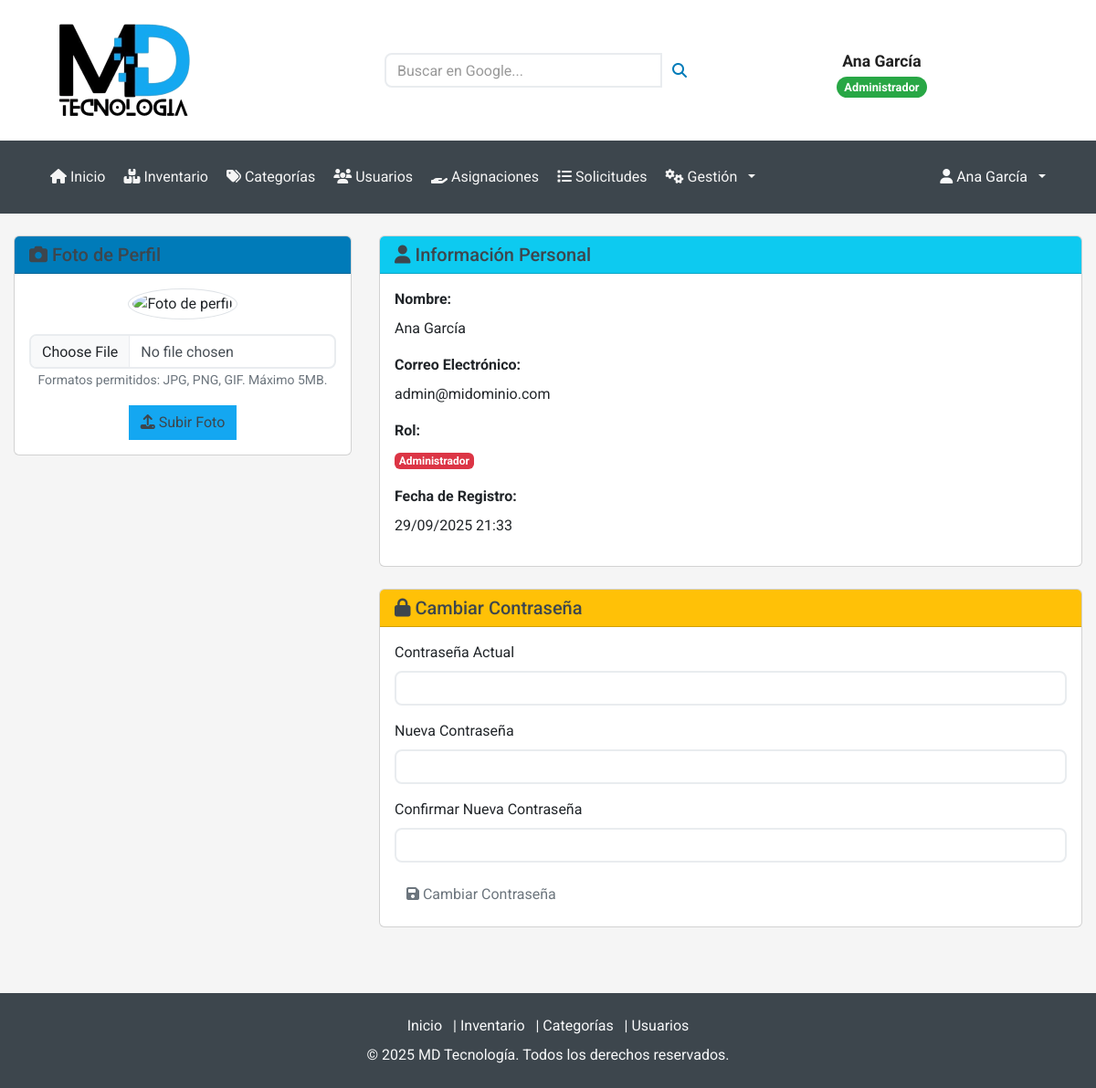
The app's page /Usuario/Perfil.php (signed in), older data.
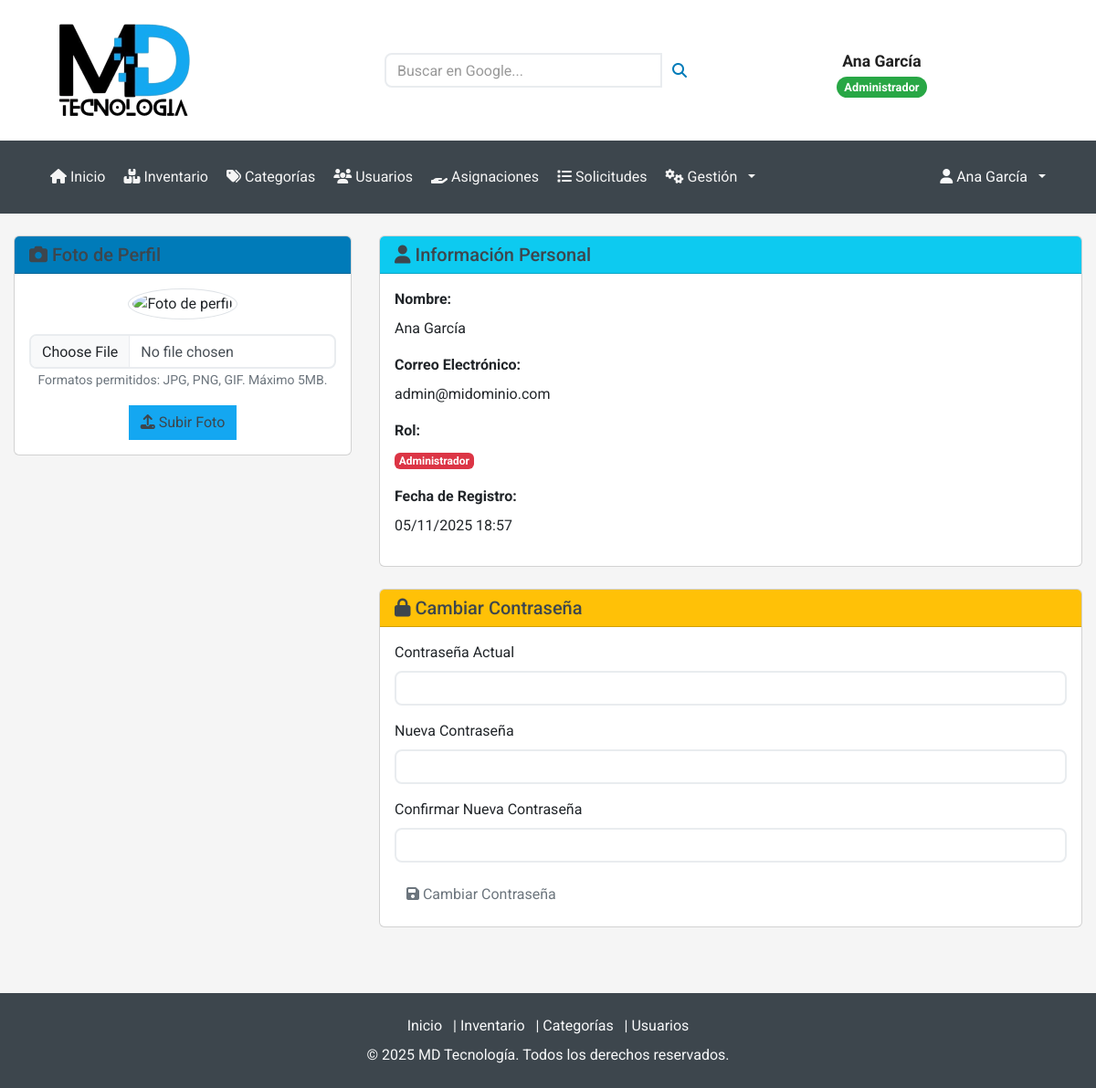
The same page, newer data.
### tables this page shows
CREATE TABLE IF NOT EXISTS `usuarios` (
  `id` int NOT NULL AUTO_INCREMENT,
  `nombre` varchar(100) NOT NULL,
  `correo` varchar(100) NOT NULL,
  `contrasena` varchar(255) NOT NULL,
  `rol` enum('admin','colab') DEFAULT 'colab',
  `activo` tinyint(1) DEFAULT '1',
  `foto` longblob,
  `foto_tipo` varchar(50) DEFAULT NULL,
  `fecha_creacion` timestamp NULL DEFAULT CURRENT_TIMESTAMP,
  PRIMARY KEY (`id`),
  UNIQUE KEY `correo` (`correo`)
);

### Usuario/Perfil.php (the view, shortened to what the changed rows need)
<?php
include '../navbar_unificado.php';
require_once '../conexion.php';
$usuario_id = $_SESSION['id'];
try {
    $conexion = new Conexion();
    $mysqli = $conexion->getConexion();
    $stmt = $mysqli->prepare("SELECT nombre, correo, rol, fecha_creacion FROM usuarios WHERE id = ?");
    $stmt->bind_param("i", $usuario_id);
    $stmt->execute();
    $result = $stmt->get_result();
    $usuario = $result->fetch_assoc();
} catch (Exception $e) {
    echo "Error: " . $e->getMessage();
    exit();
}
?>
<div class="container-fluid py-4">
    <div class="row">
        <div class="col-md-8">
            <div class="card">
                <div class="card-body">
                    <div class="row">
                        <div class="col-md-6">
                            <div class="mb-3">
                                <label class="form-label"><strong>Nombre:</strong></label>
                                <p class="form-control-static"><?= htmlspecialchars($usuario['nombre']) ?></p>
                            </div>
                        </div>
                        <div class="col-md-6">
                            <div class="mb-3">
                                <label class="form-label"><strong>Correo Electrónico:</strong></label>
                                <p class="form-control-static"><?= htmlspecialchars($usuario['correo']) ?></p>
                            </div>
                        </div>
                        <div class="col-md-6">
                            <div class="mb-3">
                                <label class="form-label"><strong>Fecha de Registro:</strong></label>
                                <p class="form-control-static"><?= date('d/m/Y H:i', strtotime($usuario['fecha_creacion'])) ?></p>
                            </div>
                        </div>
                    </div>
                </div>
            </div>
        </div>
    </div>
</div>
<?php include 'footer.php'; ?>

Row changes from the older to the newer data that the page shows:
changed usuarios "Ana García": fecha_creacion "29/09/2025 21:33" → "05/11/2025 18:57"
